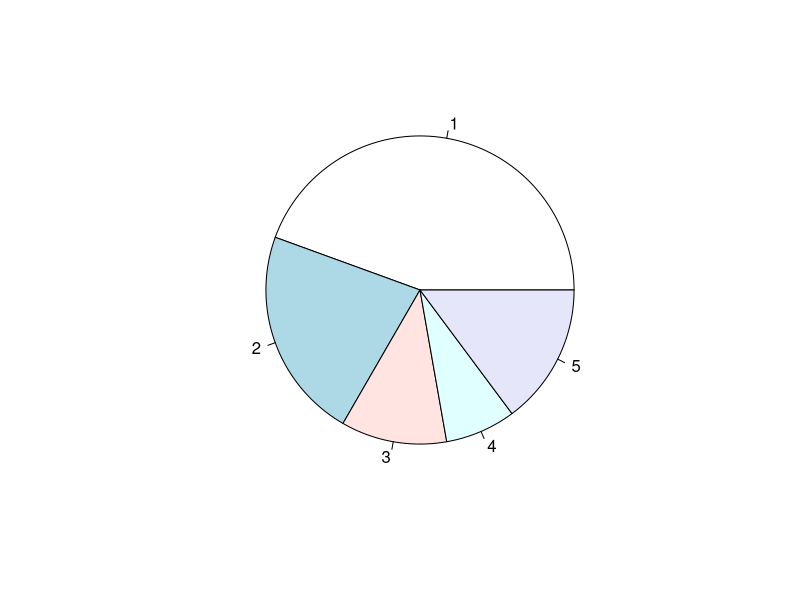
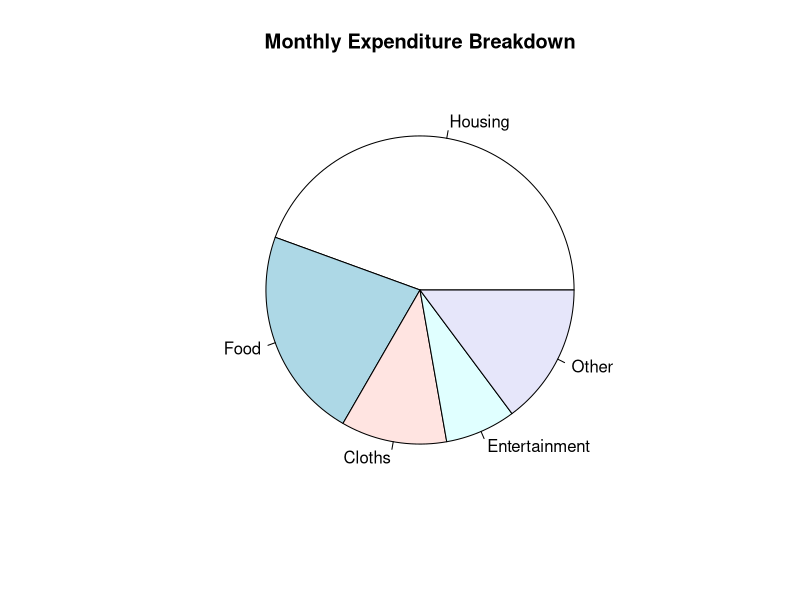
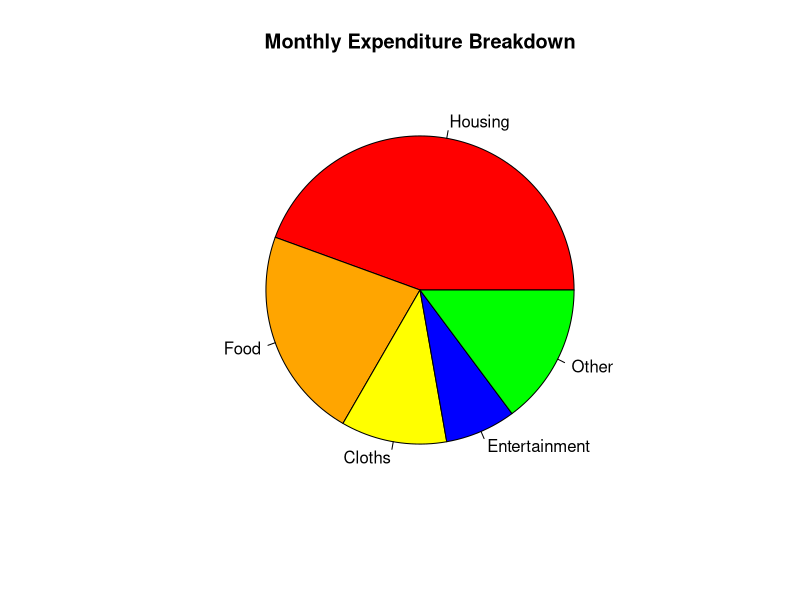
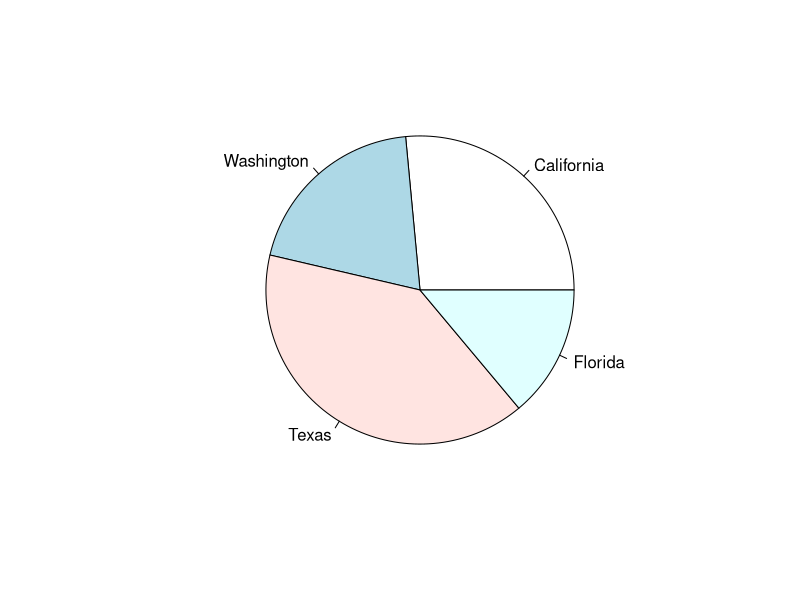
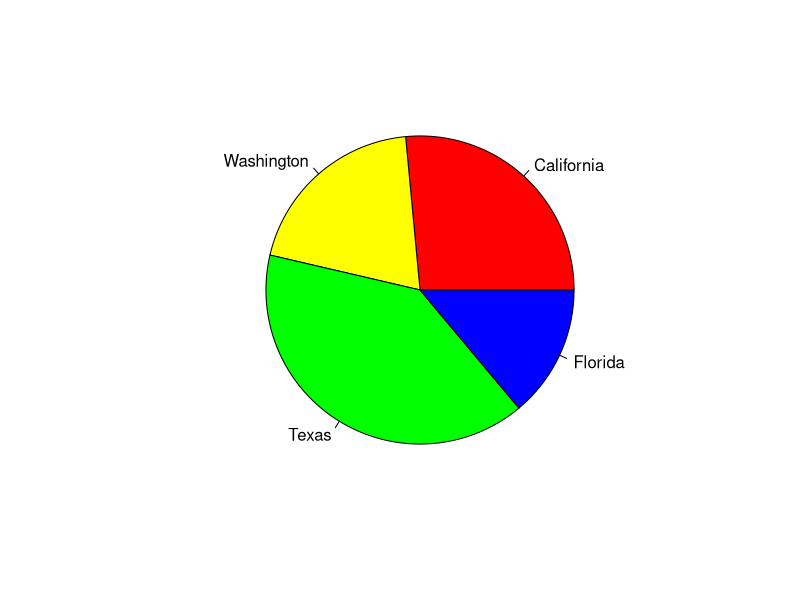
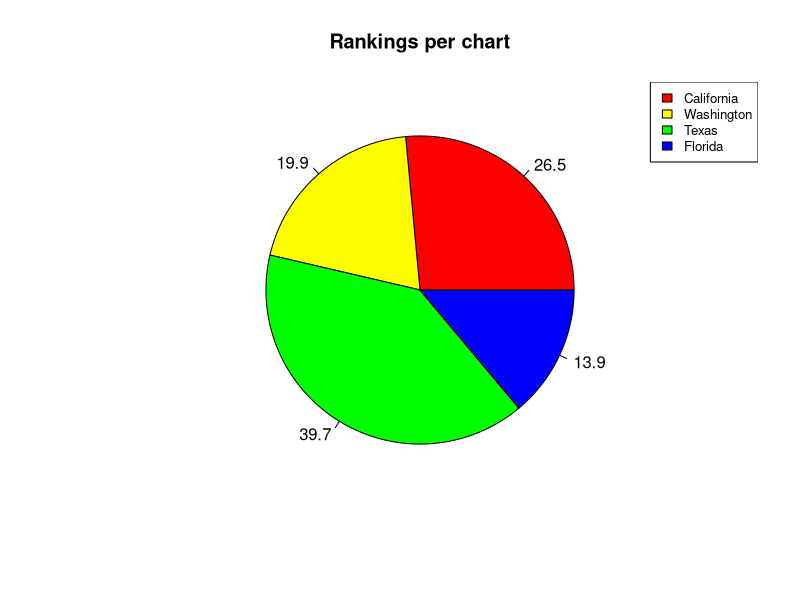

Recreate these plots in R, in order.
#Example 1

expenditure <- c(600, 300, 150, 100, 200)
# pie chart of of expenditure vector
result <- pie(expenditure)
print(result)

#Add Labels to Each Pie Chart Slice in R
#Example 1

expenditure <- c(600, 300, 150, 100, 200)
result <- pie(expenditure,
                 main = "Monthly Expenditure Breakdown",
                 labels = c("Housing", "Food","Cloths","Entertainment","Other")
)
print(result)

#Change Color of Pie Slices in R
#Example 1

expenditure <- c(600, 300, 150, 100, 200)
result <- pie(expenditure,
                 main = "Monthly Expenditure Breakdown",
                 labels = c("Housing", "Food","Cloths","Entertainment", "Other"),
                 col = c("red","orange", "yellow","blue","green")
)
print(result)

#Example 2

x <- c(40, 30, 60, 21)
labels <- c("California","Washington","Texas","Florida")
png(file = "states.png")
pie(x,labels)

#Example 3
#Set Colors

x <- c(40, 30, 60, 21)
labels <- c("California","Washington","Texas","Florida")
png(file = "states.png")
pie(x,labels,col=c("red","yellow","green","blue"))

#Example 4
#Graph Legend
#Data for the graph

x <- c(40, 30, 60, 21)
labels <- c("California","Washington","Texas","Florida")
piepercent <- round(100*x/sum(x),1)
png(file = "states.png")
pie(x,labels = piepercent,
    main = "Rankings per chart",
    col=c("red","yellow","green","blue"))
legend("topright",
       c("California","Washington","Texas","Florida"),
       cex=0.8,
       fill=c("red","yellow","green","blue"))
